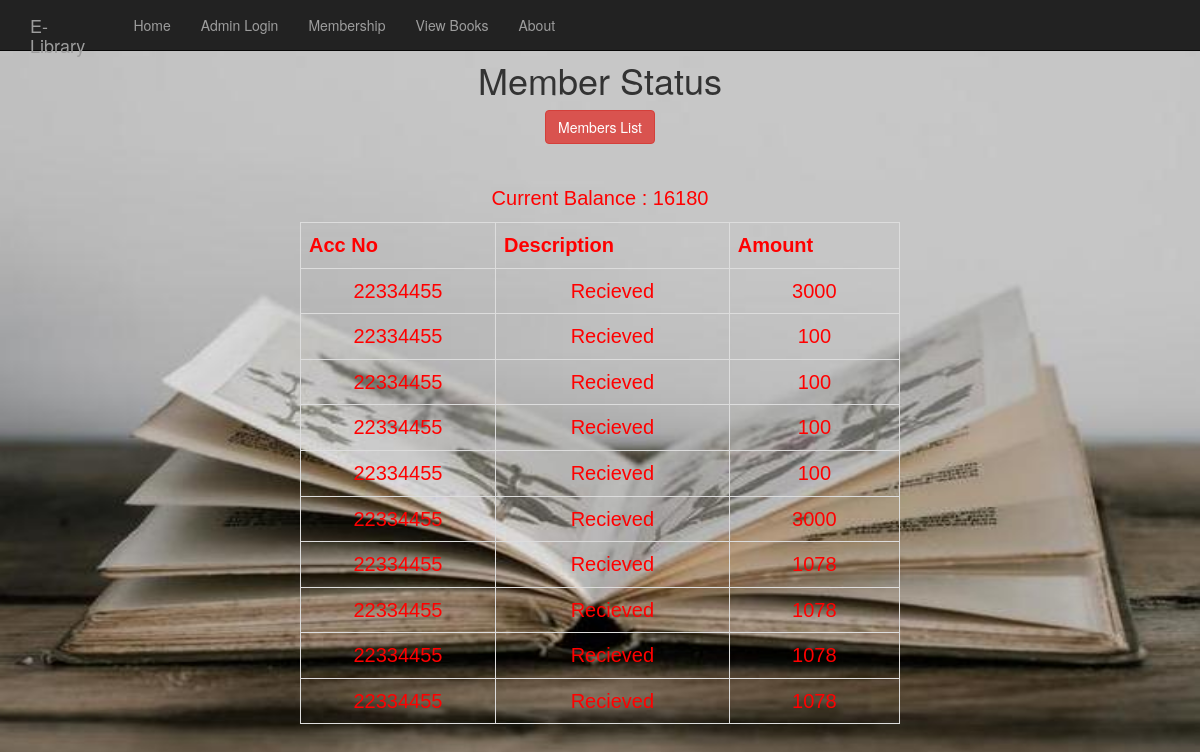
Page /cost/status.php?id=7 on the committed database.
### tables this page shows
CREATE TABLE `money` (
  `accNo` varchar(100) NOT NULL,
  `taka` int(100) NOT NULL
);

CREATE TABLE `transfer` (
  `id` int(10) NOT NULL,
  `accNo` varchar(100) NOT NULL,
  `taka` varchar(100) NOT NULL,
  `status` varchar(100) NOT NULL,
  `sender` varchar(100) NOT NULL,
  `tnxId` varchar(100) NOT NULL
);

### cost/status.php (the view, shortened to what this page needs)
<?php include('server.php') ?>
<!DOCTYPE html>
<html>
<head>
	<link rel="stylesheet" type="text/css" href="css/style.css">
	<link href="css/bootstrap.min.css" rel="stylesheet">
</head>
<body style="background-color: rgba(0,255,255,.8);">
    <nav class="navbar navbar-inverse navbar-fixed-top">
      <div class="container">
        <div class="navbar-header">
          <a class="navbar-brand navbar-left" style="margin-right: 45%;" href="index.html">E-Library</a>
        </div>
        <div id="navbar" class="collapse navbar-collapse">
          <ul class="nav navbar-nav">
          	<li><a href="index.php">Home</a></li>
            <li><a href="">Admin Login</a></li>
            <li><a href="memberRegistration.php">Membership</a></li>
            <li><a href="">View Books</a></li>
            <li><a href="">About</a></li>
          </ul>
        </div>
      </div>
    </nav>
    <div class="regForm"  style="text-align: center;" >
      <h1> Member Status</h1>
      <form method="post">
        <a href="memberManage.php" class="btn btn-danger">Members List</a>
      </form>
    </div>
   <div class="ta" >
      <?php
         $id = $_GET['id'];
          $query_mem="SELECT * from customer WHERE id='$id'";
          $result1 = mysqli_query($db, $query_mem);
          $d= mysqli_fetch_assoc($result1);
          $accNo= $d['accNo'];
          $cq="SELECT * from transfer WHERE accNo='$accNo'";
          $result2 = mysqli_query($db, $cq);
          $cq1="SELECT * from money WHERE accNo='$accNo'";
          $result3 = mysqli_query($db, $cq1);
          $d3= mysqli_fetch_assoc($result3);
          echo "<p> Current Balance : {$d3['taka']}</p>";
          echo "<table class='table table-hover table-responsive table-bordered'>";
          echo "<tr>
                 <th>Acc No</th>
                 <th>Description</th>
                 <th>Amount</th>
               </tr>";
          while($d2= mysqli_fetch_assoc($result2)){
          echo "<tr>";
            echo "<td>{$d2['accNo']}</td>";
            echo "<td>{$d2['status']}</td>";
            echo "<td>{$d2['taka']}</td>";
          echo "</tr>";}
        ?>
    </div>
</body>
</html>

### cost/css/style.css (style rules this page uses)
body { width: 100%; height: 800px; background-image: url('book.jpg'); background-repeat: no-repeat; background-size: 100% 100%; }
.regForm { width: 40%; margin: 0 auto; padding: 40px; }
.regForm h1 { font-style: bold; text-align: center; }
.ta { width: 50%; margin: 0 auto; color: red; text-align: center; font-family: "Trebuchet MS", Arial, Helvetica; font-size:20px; }

### rows in the picture
money: taka "16180"
transfer: accNo "22334455", status "Recieved", taka "3000"
transfer: accNo "22334455", status "Recieved", taka "100"
transfer: accNo "22334455", status "Recieved", taka "100"
transfer: accNo "22334455", status "Recieved", taka "100"
transfer: accNo "22334455", status "Recieved", taka "100"
transfer: accNo "22334455", status "Recieved", taka "3000"
transfer: accNo "22334455", status "Recieved", taka "1078"
transfer: accNo "22334455", status "Recieved", taka "1078"
transfer: accNo "22334455", status "Recieved", taka "1078"
transfer: accNo "22334455", status "Recieved", taka "1078"
